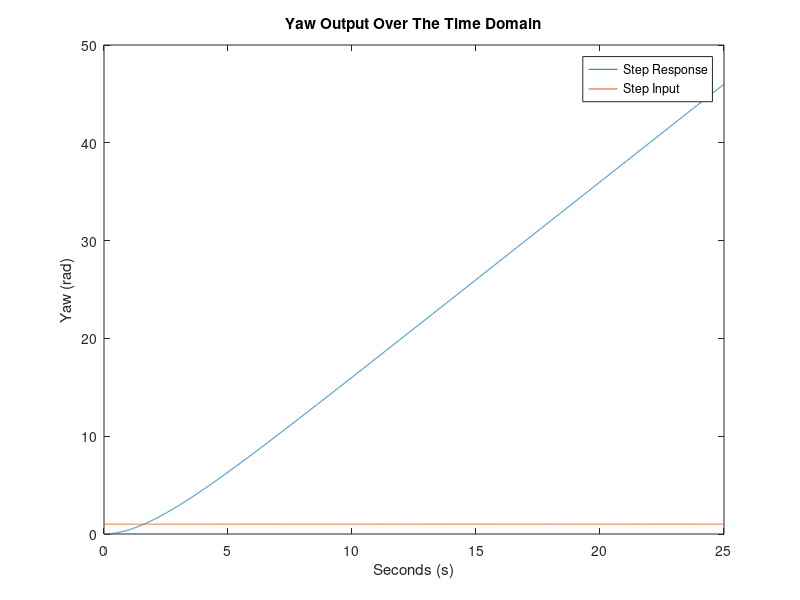
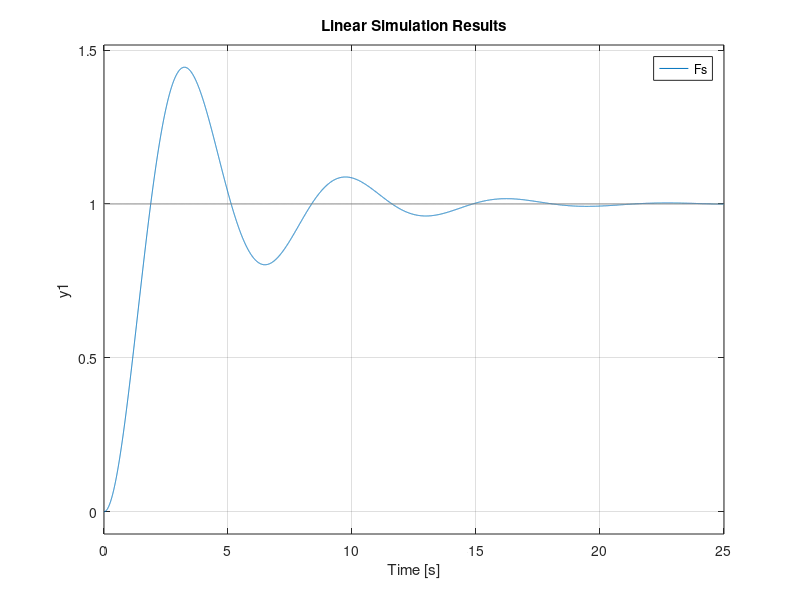
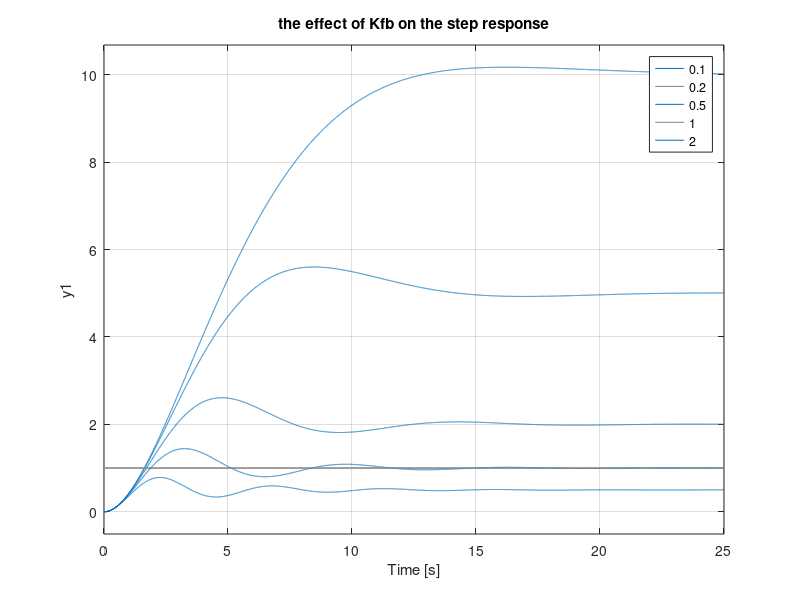
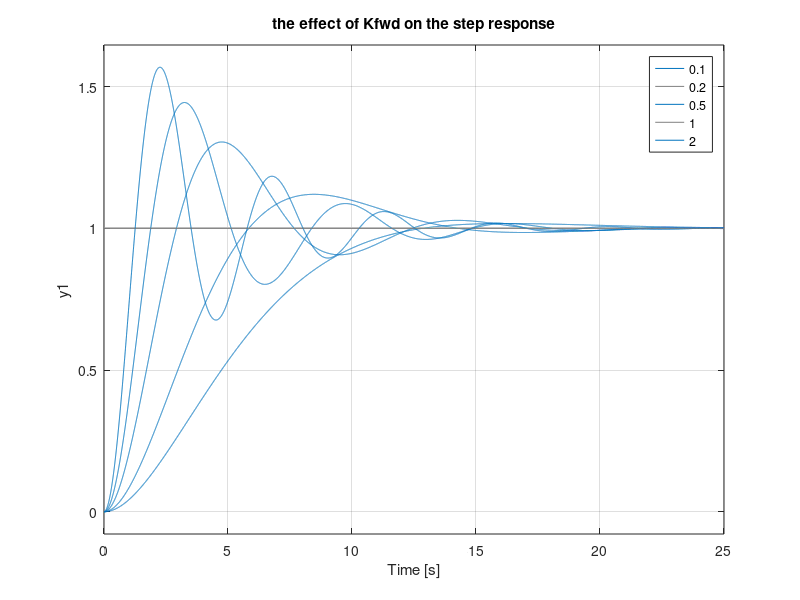

The MATLAB source for these figures, in order: (Note: this script raises an error after producing the figures.)
%% EGB242 Assignment 2, Section 2 %%
% This file is a template for your MATLAB solution to Section 2.
%
% Before starting to write code, generate your data with the ??? as
% described in the assignment task.

%% Initialise workspace
clear all; close all;

% Begin writing your MATLAB solution below this line.

%2.1 - Inverse Laplace Transform.
%

%25 seconds, 10000 samples
t = linspace(0, 25, 10000);

% idk how to put u(t) in so ill do without for now
psiOut = 4*exp(-0.5*t) + 2*t - 4;

% step input
% = 1 doesnt work
% needs to be same length as t
stepInput = ones(size(t));

figure(1)
plot(t, psiOut, t, stepInput);
xlabel("Seconds (s)")
ylabel("Yaw (rad)")
title("Yaw Output Over The Time Domain")
legend("Step Response", "Step Input")

%yaw keeps increasing
%The motor alone is not sufficient. This is because the angle does not
%converge on a constant angle.


%
%
%2.2 / 2.3 - Supervisor suggests a potentiometer attached to the motors axle
%
%
% 
% The potentiometer should fix the problem by creating a damped system,
% resulting in the angle converging.
% Id say the suggestion is justified, as it now converges on a single point


%apparently Ive done too much working.
%potPsiOut = ((2*pi) / s) + (-2*pi*s -pi)/(s^2 + 0.5*s + (1/(2*pi)));
Fs = tf( 1, [1, 0.5, 1]);
%timePotPsiOut = ilaplace(potPsiOut);
%errors, needs to convert to double
%errors telling me to apply "subs: function first
%potTimeFinal = double(subs(timePotPsiOut, t, linspace(0, 25, 10000)));

figure(2)
lsim(Fs, stepInput, t); 

%
% The system now makes the angle of the motor converge on a single point
% which does improve on the previous situation where the motor kept
% turning. However, it converges on the angle of 1 randian, where we want
% the system to go between 0rad and 2pi radians. 
% 
% 
% 2.5
%
%


%newTransfer = (Gg) / (s*(s+0.5) * Hg * Gg);

%testing Kfd changing and Kfwd = 1;
testValues = [0.1, 0.2, 0.5, 1, 2];
figure(3);
for i = testValues
    %doesnt like me having these outside the for loop
    Kfwd = 1;
    Kfd = i;
    newTransfer = tf(Kfwd, [1, 0.5, Kfwd*Kfd]);
    lsim(newTransfer, stepInput, t);
    hold on;
end
legend("0.1", "0.2", "0.5", "1", "2")
title("the effect of Kfb on the step response")

% Kfd changed where the settling value is. at 0.1 it settles at around 10
% rads, with it decreasing down to 0.5 radians at a value of 2.
hold off;
figure(4);
for i = testValues
    %doesnt like me having these outside the for loop
    Kfwd = i;
    Kfd = 1;
    newTransfer = tf(Kfwd, [1, 0.5, Kfwd*Kfd]);
    lsim(newTransfer, stepInput, t);
    hold on;
end
legend("0.1", "0.2", "0.5", "1", "2")
title("the effect of Kfwd on the step response")
hold off;

%Kfwd appears to alter the response time, with the system reacting to the
%step input faster, but also increasing the %overshoot

%2.6

%Tp = 15
%between 0 and 2pi
% 0.1 * input = 10
% input = 100
% 100 * kfd = 2pi
% kfd = 100/2pi
% kfd = 50/pi

wn = 0.3261363341;
zeta = 0.766550592;

newKfd = 1/(2*pi);
newKfwd = (wn^2) / newKfd;
cameraTF = tf(newKfwd, [1, 0.5, newKfwd*newKfd]);
figure(5);
lsim(cameraTF, stepInput, t);

%stepinfo(cameraTF)

%
% 2.7
%

%panorama
%from 30 degrees to 210 degrees

% 30 * pi/180
% = pi/6
% /2pi to get voltage
%   1/12V

% 210 * pi/180
% = 7pi / 6
% /2pi to get voltage
% = 7/12

[startIm, finalIm] = cameraPan((1/12), (7/12), cameraTF);

% It took around 23 seconds to pan from the initial angle to the final
% angle. It overshot the final angle by 3-4 degrees before panning back. 
% time to 
